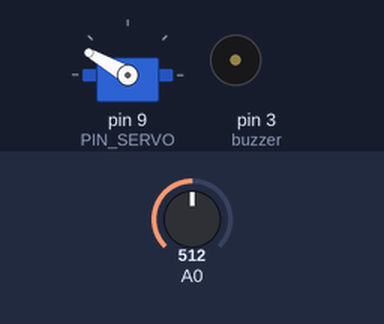
Simulated run of this sketch. Board: Arduino Uno, built with avr-gcc and run on an emulated ATmega328P. Shown: servo, buzzer (waves = sounding). The inputs (shaded band) are chosen by the test bench; at power-on: A0 = 512.

Above: at 5.8 s.
5.9 s: A0 set to 1023
At 9.7 s:
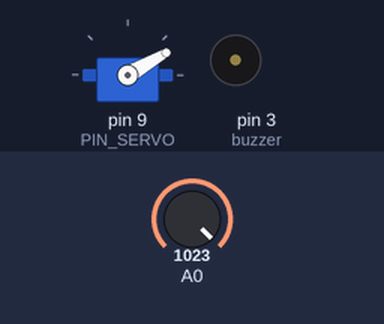
13.5 s: A0 set to 900
At 14.15 s:
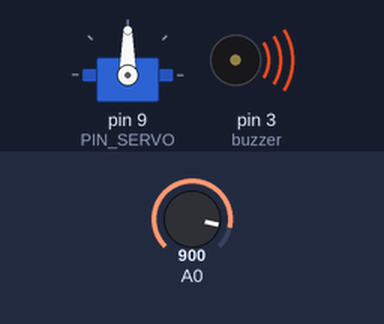
18.2 s: A0 set to 511
At 18.4 s:
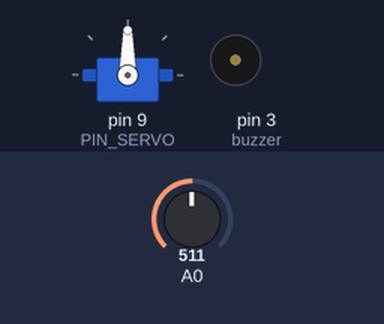
Timing chart, 0 to 28.9 s (numbered marks = the images above; inputs shaded):
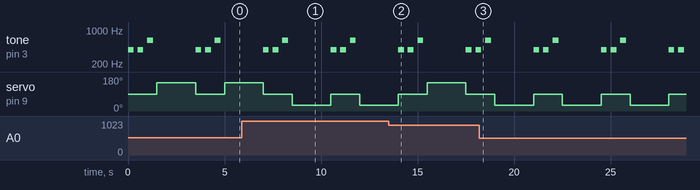

Measured:
- by itself, tone on pin 3 (buzzer): repeats every 3.5 s: 612 Hz 0.30 s, silent 2.2 s, 2 × (392 Hz 0.30 s, silent 0.20 s)
- by itself, servo on pin 9 (PIN_SERVO): alternates 90° for 1.5 s and 30° for 2.0 s

The sketch:

d02_servo_charm.ino
```cpp
/**
 * 2. 참참참 게임
 *   서보 모터와 부저를 이용하여 참참참 게임을 만들어 주세요.
 *   참참참은 왼쪽 / 오른쪽으로 이동할 수 있습니다.
 */

#include <Servo.h>

int buzzer = 3;
int PIN_SERVO = 9;

Servo servo;

void setup() {
  servo.attach(PIN_SERVO);
}

void loop() {
  tone(buzzer, 392, 300);
  delay(500);
  tone(buzzer, 392, 300);
  delay(500);
  tone(buzzer, 612, 300);
  delay(500);

  int value = analogRead(A0) % 2;
  if (value == 1) servo.write(30);
  else servo.write(150);
  delay(2000);
  servo.write(90);
}
```
